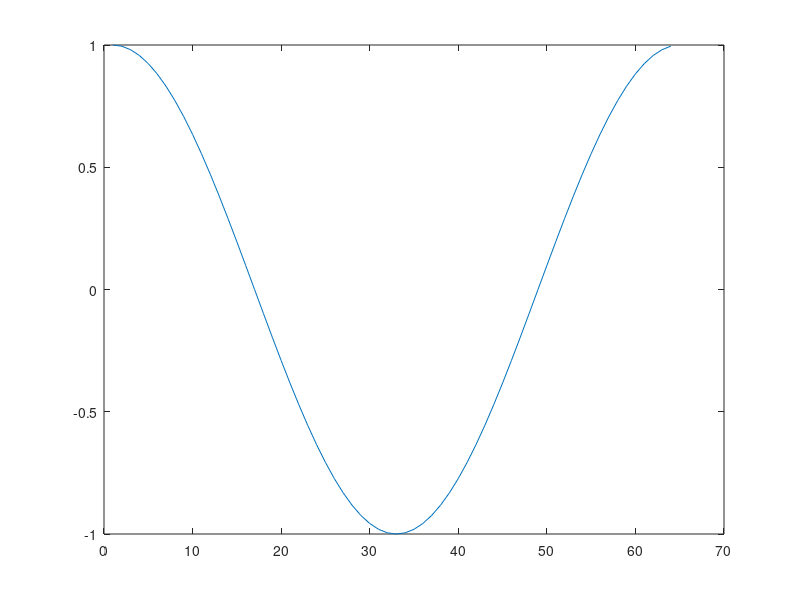
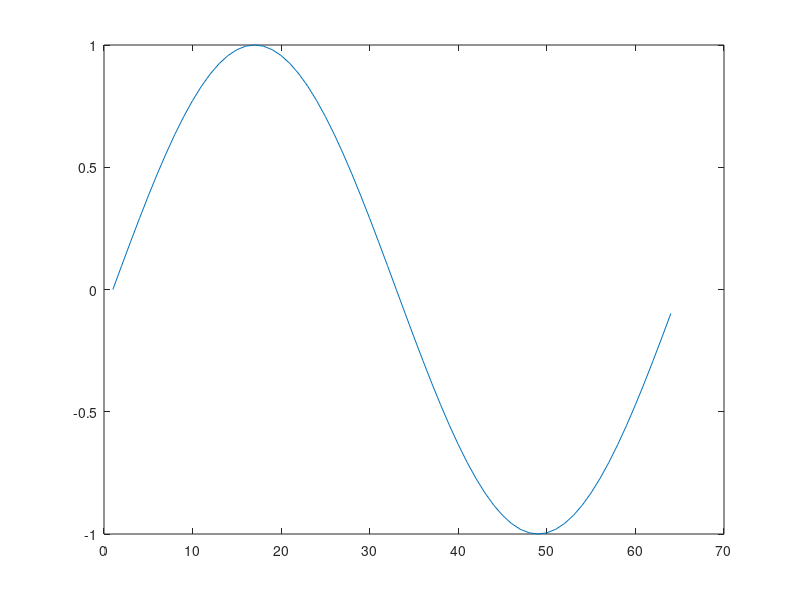
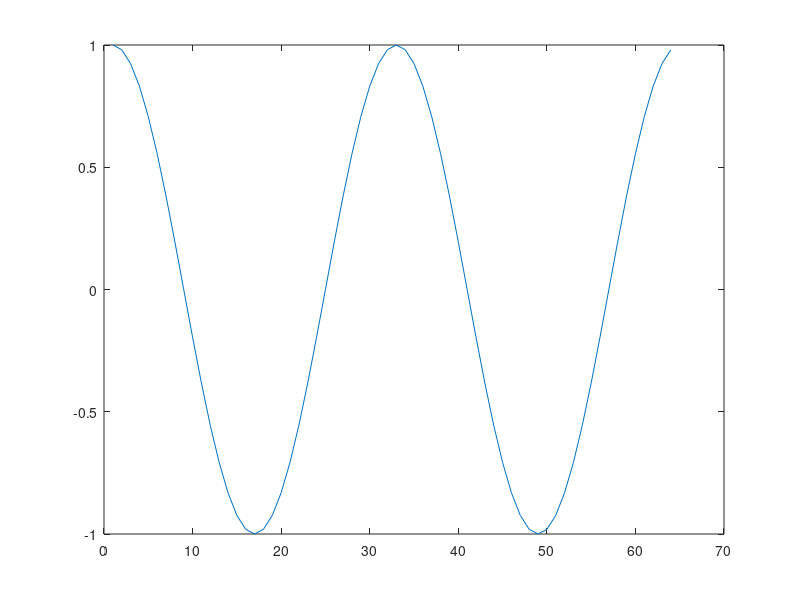
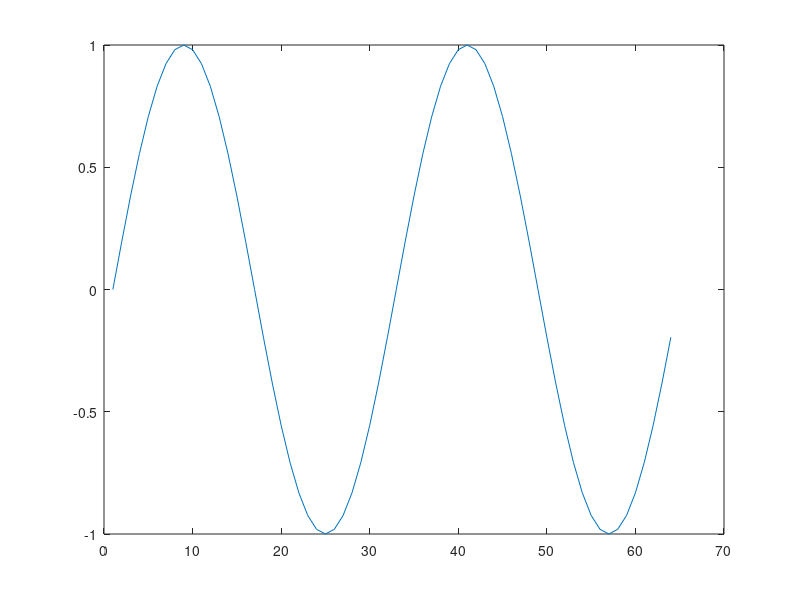

The MATLAB script that drew these images, in order: (Note: this script raises an error after producing the figures.)
clf % clear graph
clear % clear all variables

N=64;
m1=1; % 1 cycle
m2=2; % 2 cycles
m3=3; % 3 cycles
w=2*pi;
t=0:N-1;

% Create sub-carrier f1
f1_r=cos(w*t*m1/N); % real
f1_i=sin(w*t*m1/N); % imag
% Create sub-carrier f2
f2_r=cos(w*t*m2/N);% real
f2_i=sin(w*t*m2/N); % imag
% Create sub-carrier f3
f3_r=cos(w*t*m3/N); % real
f3_i=sin(w*t*m3/N); % imag
plot(f1_r);
figure(2)
plot(f1_i);
figure(3)
plot(f2_r);
figure(4)
plot(f2_i);
figure(5)
plot(f3_r);
figure(6)
plot(f3_i);
figure(7)
%f=get("current_figure");% setup graphics window for title
%f.figure_name="Overlayed Sinusoides (Time Domain)";% print title on window

%xclick(); % wait for mouse click
clf   % clear graph

M=1.0;
w=2*pi;
x=0:N-1;
numSignals = 8;% number of sub-carriers

noise=randn(1,N); % random gaussian noise 
noise=noise/1e6;          % peak noise = 1 uV

xTot =zeros(1,N);         % initialize xTot array to all 0's
for i=1:numSignals
xr = cos(i*w*x*M/N);      
xTot = xr + xTot;         % add up all of the sin waves

plot(xTot);              % plot the added sine waves as we add them on
figure((7+i))
%f.figure_name="Summed Sinusoides (Time Domain)"; % print title on window
%xclick;                 % pause for mouse click
clf                % clear graph
end

y=20*log10(2/N*abs(fft(xTot,-1)));
plot(y);
%f.figure_name="Summed Sinusoides (Freq Domain)"; % print title on window
